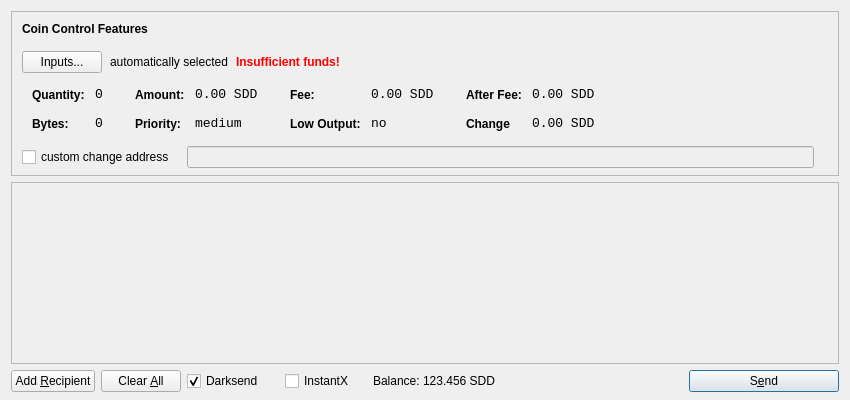
<?xml version="1.0" encoding="UTF-8"?>
<ui version="4.0">
 <class>SendCoinsDialog</class>
 <widget class="QDialog" name="SendCoinsDialog">
  <property name="geometry">
   <rect>
    <x>0</x>
    <y>0</y>
    <width>850</width>
    <height>400</height>
   </rect>
  </property>
  <property name="windowTitle">
   <string>Send Coins</string>
  </property>
  <layout class="QVBoxLayout" name="verticalLayout" stretch="0,1,0">
   <property name="bottomMargin">
    <number>8</number>
   </property>
   <item>
    <widget class="QFrame" name="frameCoinControl">
     <property name="sizePolicy">
      <sizepolicy hsizetype="Expanding" vsizetype="Expanding">
       <horstretch>0</horstretch>
       <verstretch>0</verstretch>
      </sizepolicy>
     </property>
     <property name="maximumSize">
      <size>
       <width>16777215</width>
       <height>16777215</height>
      </size>
     </property>
     <property name="frameShape">
      <enum>QFrame::StyledPanel</enum>
     </property>
     <property name="frameShadow">
      <enum>QFrame::Sunken</enum>
     </property>
     <layout class="QVBoxLayout" name="verticalLayoutCoinControl2">
      <property name="spacing">
       <number>-1</number>
      </property>
      <property name="leftMargin">
       <number>0</number>
      </property>
      <property name="topMargin">
       <number>0</number>
      </property>
      <property name="rightMargin">
       <number>0</number>
      </property>
      <property name="bottomMargin">
       <number>6</number>
      </property>
      <item>
       <layout class="QVBoxLayout" name="verticalLayoutCoinControl" stretch="0,0,0,0,1">
        <property name="spacing">
         <number>0</number>
        </property>
        <property name="leftMargin">
         <number>10</number>
        </property>
        <property name="topMargin">
         <number>10</number>
        </property>
        <item>
         <layout class="QHBoxLayout" name="horizontalLayoutCoinControl1">
          <property name="bottomMargin">
           <number>15</number>
          </property>
          <item>
           <widget class="QLabel" name="labelCoinControlFeatures">
            <property name="sizePolicy">
             <sizepolicy hsizetype="Preferred" vsizetype="Maximum">
              <horstretch>0</horstretch>
              <verstretch>0</verstretch>
             </sizepolicy>
            </property>
            <property name="font">
             <font>
              <weight>75</weight>
              <bold>true</bold>
             </font>
            </property>
            <property name="styleSheet">
             <string notr="true">font-weight:bold;</string>
            </property>
            <property name="text">
             <string>Coin Control Features</string>
            </property>
           </widget>
          </item>
         </layout>
        </item>
        <item>
         <layout class="QHBoxLayout" name="horizontalLayoutCoinControl2" stretch="0,0,0,0">
          <property name="spacing">
           <number>8</number>
          </property>
          <property name="bottomMargin">
           <number>10</number>
          </property>
          <item>
           <widget class="QPushButton" name="pushButtonCoinControl">
            <property name="styleSheet">
             <string notr="true"/>
            </property>
            <property name="text">
             <string>Inputs...</string>
            </property>
           </widget>
          </item>
          <item>
           <widget class="QLabel" name="labelCoinControlAutomaticallySelected">
            <property name="text">
             <string>automatically selected</string>
            </property>
            <property name="margin">
             <number>5</number>
            </property>
           </widget>
          </item>
          <item>
           <widget class="QLabel" name="labelCoinControlInsuffFunds">
            <property name="font">
             <font>
              <weight>75</weight>
              <bold>true</bold>
             </font>
            </property>
            <property name="styleSheet">
             <string notr="true">color:red;font-weight:bold;</string>
            </property>
            <property name="text">
             <string>Insufficient funds!</string>
            </property>
            <property name="margin">
             <number>5</number>
            </property>
           </widget>
          </item>
          <item>
           <spacer name="horizontalSpacerCoinControl">
            <property name="orientation">
             <enum>Qt::Horizontal</enum>
            </property>
            <property name="sizeHint" stdset="0">
             <size>
              <width>40</width>
              <height>1</height>
             </size>
            </property>
           </spacer>
          </item>
         </layout>
        </item>
        <item>
         <widget class="QWidget" name="widgetCoinControl" native="true">
          <property name="sizePolicy">
           <sizepolicy hsizetype="Preferred" vsizetype="Preferred">
            <horstretch>0</horstretch>
            <verstretch>0</verstretch>
           </sizepolicy>
          </property>
          <property name="minimumSize">
           <size>
            <width>0</width>
            <height>0</height>
           </size>
          </property>
          <property name="styleSheet">
           <string notr="true"/>
          </property>
          <layout class="QHBoxLayout" name="horizontalLayoutCoinControl5">
           <property name="margin">
            <number>0</number>
           </property>
           <item>
            <layout class="QHBoxLayout" name="horizontalLayoutCoinControl3" stretch="0,0,0,1">
             <property name="spacing">
              <number>20</number>
             </property>
             <property name="topMargin">
              <number>0</number>
             </property>
             <property name="bottomMargin">
              <number>10</number>
             </property>
             <item>
              <layout class="QFormLayout" name="formLayoutCoinControl1">
               <property name="horizontalSpacing">
                <number>10</number>
               </property>
               <property name="verticalSpacing">
                <number>14</number>
               </property>
               <property name="leftMargin">
                <number>10</number>
               </property>
               <property name="topMargin">
                <number>4</number>
               </property>
               <property name="rightMargin">
                <number>6</number>
               </property>
               <item row="0" column="0">
                <widget class="QLabel" name="labelCoinControlQuantityText">
                 <property name="styleSheet">
                  <string notr="true">font-weight:bold;</string>
                 </property>
                 <property name="text">
                  <string>Quantity:</string>
                 </property>
                 <property name="margin">
                  <number>0</number>
                 </property>
                </widget>
               </item>
               <item row="0" column="1">
                <widget class="QLabel" name="labelCoinControlQuantity">
                 <property name="font">
                  <font>
                   <family>Monospace</family>
                   <pointsize>10</pointsize>
                  </font>
                 </property>
                 <property name="cursor">
                  <cursorShape>IBeamCursor</cursorShape>
                 </property>
                 <property name="contextMenuPolicy">
                  <enum>Qt::ActionsContextMenu</enum>
                 </property>
                 <property name="text">
                  <string>0</string>
                 </property>
                 <property name="margin">
                  <number>0</number>
                 </property>
                 <property name="textInteractionFlags">
                  <set>Qt::LinksAccessibleByMouse|Qt::TextSelectableByKeyboard|Qt::TextSelectableByMouse</set>
                 </property>
                </widget>
               </item>
               <item row="1" column="0">
                <widget class="QLabel" name="labelCoinControlBytesText">
                 <property name="styleSheet">
                  <string notr="true">font-weight:bold;</string>
                 </property>
                 <property name="text">
                  <string>Bytes:</string>
                 </property>
                </widget>
               </item>
               <item row="1" column="1">
                <widget class="QLabel" name="labelCoinControlBytes">
                 <property name="font">
                  <font>
                   <family>Monospace</family>
                   <pointsize>10</pointsize>
                  </font>
                 </property>
                 <property name="cursor">
                  <cursorShape>IBeamCursor</cursorShape>
                 </property>
                 <property name="contextMenuPolicy">
                  <enum>Qt::ActionsContextMenu</enum>
                 </property>
                 <property name="text">
                  <string>0</string>
                 </property>
                 <property name="textInteractionFlags">
                  <set>Qt::LinksAccessibleByMouse|Qt::TextSelectableByKeyboard|Qt::TextSelectableByMouse</set>
                 </property>
                </widget>
               </item>
              </layout>
             </item>
             <item>
              <layout class="QFormLayout" name="formLayoutCoinControl2">
               <property name="horizontalSpacing">
                <number>10</number>
               </property>
               <property name="verticalSpacing">
                <number>14</number>
               </property>
               <property name="leftMargin">
                <number>6</number>
               </property>
               <property name="topMargin">
                <number>4</number>
               </property>
               <property name="rightMargin">
                <number>6</number>
               </property>
               <item row="0" column="0">
                <widget class="QLabel" name="labelCoinControlAmountText">
                 <property name="styleSheet">
                  <string notr="true">font-weight:bold;</string>
                 </property>
                 <property name="text">
                  <string>Amount:</string>
                 </property>
                 <property name="margin">
                  <number>0</number>
                 </property>
                </widget>
               </item>
               <item row="0" column="1">
                <widget class="QLabel" name="labelCoinControlAmount">
                 <property name="font">
                  <font>
                   <family>Monospace</family>
                   <pointsize>10</pointsize>
                  </font>
                 </property>
                 <property name="cursor">
                  <cursorShape>IBeamCursor</cursorShape>
                 </property>
                 <property name="contextMenuPolicy">
                  <enum>Qt::ActionsContextMenu</enum>
                 </property>
                 <property name="text">
                  <string>0.00 SDD</string>
                 </property>
                 <property name="textInteractionFlags">
                  <set>Qt::LinksAccessibleByMouse|Qt::TextSelectableByKeyboard|Qt::TextSelectableByMouse</set>
                 </property>
                </widget>
               </item>
               <item row="1" column="0">
                <widget class="QLabel" name="labelCoinControlPriorityText">
                 <property name="styleSheet">
                  <string notr="true">font-weight:bold;</string>
                 </property>
                 <property name="text">
                  <string>Priority:</string>
                 </property>
                </widget>
               </item>
               <item row="1" column="1">
                <widget class="QLabel" name="labelCoinControlPriority">
                 <property name="font">
                  <font>
                   <family>Monospace</family>
                   <pointsize>10</pointsize>
                  </font>
                 </property>
                 <property name="cursor">
                  <cursorShape>IBeamCursor</cursorShape>
                 </property>
                 <property name="contextMenuPolicy">
                  <enum>Qt::ActionsContextMenu</enum>
                 </property>
                 <property name="text">
                  <string>medium</string>
                 </property>
                 <property name="textInteractionFlags">
                  <set>Qt::LinksAccessibleByMouse|Qt::TextSelectableByKeyboard|Qt::TextSelectableByMouse</set>
                 </property>
                </widget>
               </item>
              </layout>
             </item>
             <item>
              <layout class="QFormLayout" name="formLayoutCoinControl3">
               <property name="horizontalSpacing">
                <number>10</number>
               </property>
               <property name="verticalSpacing">
                <number>14</number>
               </property>
               <property name="leftMargin">
                <number>6</number>
               </property>
               <property name="topMargin">
                <number>4</number>
               </property>
               <property name="rightMargin">
                <number>6</number>
               </property>
               <item row="0" column="0">
                <widget class="QLabel" name="labelCoinControlFeeText">
                 <property name="styleSheet">
                  <string notr="true">font-weight:bold;</string>
                 </property>
                 <property name="text">
                  <string>Fee:</string>
                 </property>
                 <property name="margin">
                  <number>0</number>
                 </property>
                </widget>
               </item>
               <item row="0" column="1">
                <widget class="QLabel" name="labelCoinControlFee">
                 <property name="font">
                  <font>
                   <family>Monospace</family>
                   <pointsize>10</pointsize>
                  </font>
                 </property>
                 <property name="cursor">
                  <cursorShape>IBeamCursor</cursorShape>
                 </property>
                 <property name="contextMenuPolicy">
                  <enum>Qt::ActionsContextMenu</enum>
                 </property>
                 <property name="text">
                  <string>0.00 SDD</string>
                 </property>
                 <property name="textInteractionFlags">
                  <set>Qt::LinksAccessibleByMouse|Qt::TextSelectableByKeyboard|Qt::TextSelectableByMouse</set>
                 </property>
                </widget>
               </item>
               <item row="1" column="0">
                <widget class="QLabel" name="labelCoinControlLowOutputText">
                 <property name="styleSheet">
                  <string notr="true">font-weight:bold;</string>
                 </property>
                 <property name="text">
                  <string>Low Output:</string>
                 </property>
                </widget>
               </item>
               <item row="1" column="1">
                <widget class="QLabel" name="labelCoinControlLowOutput">
                 <property name="font">
                  <font>
                   <family>Monospace</family>
                   <pointsize>10</pointsize>
                  </font>
                 </property>
                 <property name="cursor">
                  <cursorShape>IBeamCursor</cursorShape>
                 </property>
                 <property name="contextMenuPolicy">
                  <enum>Qt::ActionsContextMenu</enum>
                 </property>
                 <property name="text">
                  <string>no</string>
                 </property>
                 <property name="textInteractionFlags">
                  <set>Qt::LinksAccessibleByMouse|Qt::TextSelectableByKeyboard|Qt::TextSelectableByMouse</set>
                 </property>
                </widget>
               </item>
              </layout>
             </item>
             <item>
              <layout class="QFormLayout" name="formLayoutCoinControl4">
               <property name="horizontalSpacing">
                <number>10</number>
               </property>
               <property name="verticalSpacing">
                <number>14</number>
               </property>
               <property name="leftMargin">
                <number>6</number>
               </property>
               <property name="topMargin">
                <number>4</number>
               </property>
               <property name="rightMargin">
                <number>6</number>
               </property>
               <item row="0" column="0">
                <widget class="QLabel" name="labelCoinControlAfterFeeText">
                 <property name="styleSheet">
                  <string notr="true">font-weight:bold;</string>
                 </property>
                 <property name="text">
                  <string>After Fee:</string>
                 </property>
                 <property name="margin">
                  <number>0</number>
                 </property>
                </widget>
               </item>
               <item row="0" column="1">
                <widget class="QLabel" name="labelCoinControlAfterFee">
                 <property name="font">
                  <font>
                   <family>Monospace</family>
                   <pointsize>10</pointsize>
                  </font>
                 </property>
                 <property name="cursor">
                  <cursorShape>IBeamCursor</cursorShape>
                 </property>
                 <property name="contextMenuPolicy">
                  <enum>Qt::ActionsContextMenu</enum>
                 </property>
                 <property name="text">
                  <string>0.00 SDD</string>
                 </property>
                 <property name="textInteractionFlags">
                  <set>Qt::LinksAccessibleByMouse|Qt::TextSelectableByKeyboard|Qt::TextSelectableByMouse</set>
                 </property>
                </widget>
               </item>
               <item row="1" column="0">
                <widget class="QLabel" name="labelCoinControlChangeText">
                 <property name="styleSheet">
                  <string notr="true">font-weight:bold;</string>
                 </property>
                 <property name="text">
                  <string>Change</string>
                 </property>
                </widget>
               </item>
               <item row="1" column="1">
                <widget class="QLabel" name="labelCoinControlChange">
                 <property name="font">
                  <font>
                   <family>Monospace</family>
                   <pointsize>10</pointsize>
                  </font>
                 </property>
                 <property name="cursor">
                  <cursorShape>IBeamCursor</cursorShape>
                 </property>
                 <property name="contextMenuPolicy">
                  <enum>Qt::ActionsContextMenu</enum>
                 </property>
                 <property name="text">
                  <string>0.00 SDD</string>
                 </property>
                 <property name="textInteractionFlags">
                  <set>Qt::LinksAccessibleByMouse|Qt::TextSelectableByKeyboard|Qt::TextSelectableByMouse</set>
                 </property>
                </widget>
               </item>
              </layout>
             </item>
            </layout>
           </item>
          </layout>
         </widget>
        </item>
        <item>
         <layout class="QHBoxLayout" name="horizontalLayoutCoinControl4" stretch="0,0,0">
          <property name="spacing">
           <number>12</number>
          </property>
          <property name="sizeConstraint">
           <enum>QLayout::SetDefaultConstraint</enum>
          </property>
          <property name="topMargin">
           <number>5</number>
          </property>
          <property name="rightMargin">
           <number>5</number>
          </property>
          <item>
           <widget class="QCheckBox" name="checkBoxCoinControlChange">
            <property name="text">
             <string>custom change address</string>
            </property>
           </widget>
          </item>
          <item>
           <widget class="QLineEdit" name="lineEditCoinControlChange">
            <property name="enabled">
             <bool>false</bool>
            </property>
            <property name="sizePolicy">
             <sizepolicy hsizetype="Expanding" vsizetype="Fixed">
              <horstretch>0</horstretch>
              <verstretch>0</verstretch>
             </sizepolicy>
            </property>
           </widget>
          </item>
          <item>
           <widget class="QLabel" name="labelCoinControlChangeLabel">
            <property name="sizePolicy">
             <sizepolicy hsizetype="Preferred" vsizetype="Expanding">
              <horstretch>0</horstretch>
              <verstretch>0</verstretch>
             </sizepolicy>
            </property>
            <property name="minimumSize">
             <size>
              <width>0</width>
              <height>0</height>
             </size>
            </property>
            <property name="text">
             <string/>
            </property>
            <property name="margin">
             <number>3</number>
            </property>
           </widget>
          </item>
         </layout>
        </item>
        <item>
         <spacer name="verticalSpacerCoinControl">
          <property name="orientation">
           <enum>Qt::Vertical</enum>
          </property>
          <property name="sizeHint" stdset="0">
           <size>
            <width>800</width>
            <height>1</height>
           </size>
          </property>
         </spacer>
        </item>
       </layout>
      </item>
     </layout>
    </widget>
   </item>
   <item>
    <widget class="QScrollArea" name="scrollArea">
     <property name="widgetResizable">
      <bool>true</bool>
     </property>
     <widget class="QWidget" name="scrollAreaWidgetContents">
      <property name="geometry">
       <rect>
        <x>0</x>
        <y>0</y>
        <width>830</width>
        <height>165</height>
       </rect>
      </property>
      <layout class="QVBoxLayout" name="verticalLayout_2">
       <property name="margin">
        <number>0</number>
       </property>
       <item>
        <layout class="QVBoxLayout" name="entries">
         <property name="spacing">
          <number>6</number>
         </property>
        </layout>
       </item>
       <item>
        <spacer name="verticalSpacer">
         <property name="orientation">
          <enum>Qt::Vertical</enum>
         </property>
         <property name="sizeHint" stdset="0">
          <size>
           <width>20</width>
           <height>40</height>
          </size>
         </property>
        </spacer>
       </item>
      </layout>
     </widget>
    </widget>
   </item>
   <item>
    <layout class="QHBoxLayout" name="horizontalLayout">
     <item>
      <widget class="QPushButton" name="addButton">
       <property name="toolTip">
        <string>Send to multiple recipients at once</string>
       </property>
       <property name="text">
        <string>Add &amp;Recipient</string>
       </property>
       <property name="autoDefault">
        <bool>false</bool>
       </property>
      </widget>
     </item>
     <item>
      <widget class="QPushButton" name="clearButton">
       <property name="sizePolicy">
        <sizepolicy hsizetype="Minimum" vsizetype="Fixed">
         <horstretch>0</horstretch>
         <verstretch>0</verstretch>
        </sizepolicy>
       </property>
       <property name="toolTip">
        <string>Remove all transaction fields</string>
       </property>
       <property name="text">
        <string>Clear &amp;All</string>
       </property>
       <property name="autoRepeatDelay">
        <number>300</number>
       </property>
       <property name="autoDefault">
        <bool>false</bool>
       </property>
      </widget>
     </item>
     <item>
      <layout class="QHBoxLayout" name="horizontalLayout_2">
       <property name="spacing">
        <number>3</number>
       </property>
        <item>
        <widget class="QCheckBox" name="checkUseDarksend">
         <property name="minimumSize">
          <size>
           <width>95</width>
           <height>0</height>
          </size>
         </property>
         <property name="text">
          <string>Darksend</string>
         </property>
         <property name="checked">
          <bool>true</bool>
         </property>
        </widget>
       </item>
       <item>
        <widget class="QCheckBox" name="checkInstantX">
         <property name="enabled">
          <bool>true</bool>
         </property>
         <property name="minimumSize">
          <size>
           <width>85</width>
           <height>0</height>
          </size>
         </property>
         <property name="text">
          <string>InstantX</string>
         </property>
        </widget>
       </item>
       <item>
        <widget class="QLabel" name="label">
         <property name="sizePolicy">
          <sizepolicy hsizetype="Preferred" vsizetype="Fixed">
           <horstretch>0</horstretch>
           <verstretch>0</verstretch>
          </sizepolicy>
         </property>
         <property name="text">
          <string>Balance:</string>
         </property>
        </widget>
       </item>
       <item>
        <widget class="QLabel" name="labelBalance">
         <property name="sizePolicy">
          <sizepolicy hsizetype="Preferred" vsizetype="Fixed">
           <horstretch>0</horstretch>
           <verstretch>0</verstretch>
          </sizepolicy>
         </property>
         <property name="cursor">
          <cursorShape>IBeamCursor</cursorShape>
         </property>
         <property name="text">
          <string>123.456 SDD</string>
         </property>
         <property name="textInteractionFlags">
          <set>Qt::LinksAccessibleByMouse|Qt::TextSelectableByKeyboard|Qt::TextSelectableByMouse</set>
         </property>
        </widget>
       </item>
      </layout>
     </item>
     <item>
      <spacer name="horizontalSpacer">
       <property name="orientation">
        <enum>Qt::Horizontal</enum>
       </property>
       <property name="sizeHint" stdset="0">
        <size>
         <width>40</width>
         <height>20</height>
        </size>
       </property>
      </spacer>
     </item>
     <item>
      <widget class="QPushButton" name="sendButton">
       <property name="minimumSize">
        <size>
         <width>150</width>
         <height>0</height>
        </size>
       </property>
       <property name="toolTip">
        <string>Confirm the send action</string>
       </property>
       <property name="text">
        <string>S&amp;end</string>
       </property>
       <property name="icon">
        <iconset resource="../bitcoin.qrc">
         <normaloff>:/icons/send</normaloff>:/icons/send</iconset>
       </property>
       <property name="default">
        <bool>true</bool>
       </property>
      </widget>
     </item>
    </layout>
   </item>
  </layout>
 </widget>
 <resources>
  <include location="../bitcoin.qrc"/>
 </resources>
 <connections/>
</ui>
